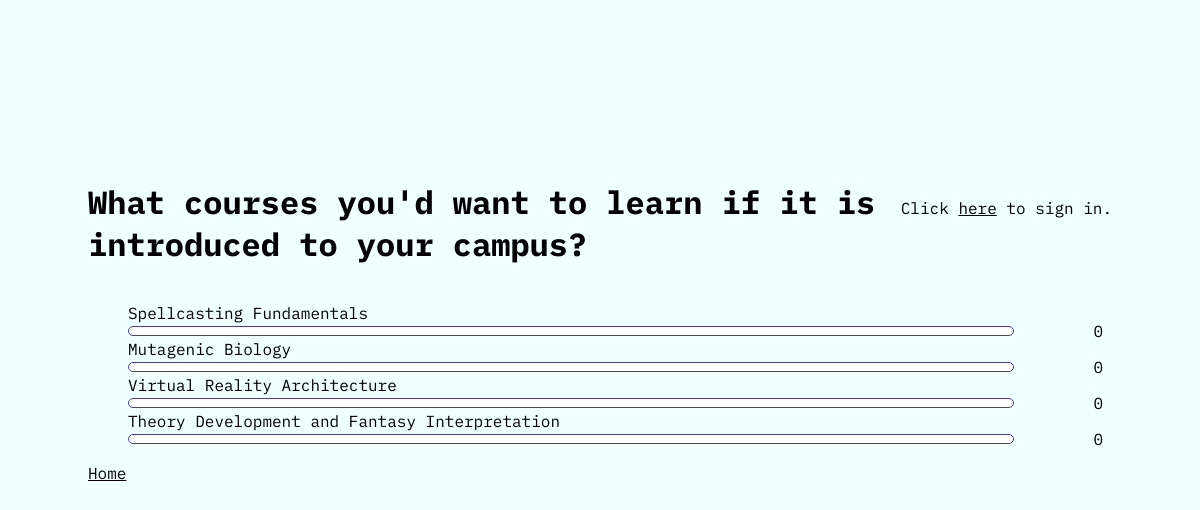
Screenshot of /polls/3/results/ with the database file from the repository.
### polls/models.py (models this page shows, shortened)
class Question(models.Model):
    question_text = models.CharField(max_length=280)
    publish_date = models.DateTimeField("date published")
    end_date = models.DateTimeField("date closed", default=None, null=True, blank=True)
    visibilty = models.BooleanField("poll visibility", default=True)
    def is_published(self):
        if not self.visibilty:
            return False
        return timezone.now() >= self.publish_date

class Choice(models.Model):
    question = models.ForeignKey(Question, on_delete=models.CASCADE)
    choice_text = models.CharField(max_length=80)
    @property
    def vote_count(self):
        return VoteData.objects.filter(choice=self).count()

### polls/views.py (the view)
# urls.py: path("<int:pk>/results/", views.ResultsView.as_view(), name="results"),
class ResultsView(generic.DetailView):
    model = Question
    template_name = "polls/results.html"
    def get_context_data(self, **kwargs):
        context = super().get_context_data(**kwargs)
        context["total_votes"] = sum(
            [c.vote_count for c in context["question"].choice_set.all()]
        )
        return context
    def get_queryset(self):
        return Question.objects.filter(id__in=get_published())

### polls/templatetags/util_tags.py (called while the page is built)
@register.filter
def integer(value):
    return str(int(value))

### polls/views.py (called while the page is built)
def get_published():
    questions = Question.objects.all()
    return [q.id for q in questions if q.is_published()]

### polls/templates/polls/results.html (shortened to what this page needs)
{% load static %}
{% load util_tags %}
<html lang="en_US">
<head>
    <link rel="stylesheet" href="{% static 'polls/style.css' %}">
    <link rel="stylesheet" href="{% static 'polls/results_style.css' %}">
</head>
<body>
    <div class="container">
        <div class="top">
            <h1>{{ question.question_text }}</h1>
            <span>
                {% if user.is_authenticated %}
                Hello, {{ user.username }}. Click <a href="/accounts/logout/">here</a> to sign out.
                {% else %}
                Click <a href="/accounts/login/">here</a> to sign in.
                {% endif %}
            </span>
        </div>
        <ul>
            {% for choice in question.choice_set.all %}
            <li>{{ choice.choice_text }}
                <div class="choice">
                    <div class="bar">
                        {% if choice.vote_count < 1 %}
                        {% include "polls/percentbar.html" with percentage=0 id=forloop.counter %}
                        {% else %}
                        {% with choice.vote_count|divide:total_votes as percent %}
                        {% include "polls/percentbar.html" with percentage=percent|multiply:100 id=forloop.counter %}
                        {% endwith %}
                        {% endif %}
                    </div>
                    <span class="votes">{{ choice.vote_count }}</span>
                </div>
            </li>
            {% endfor %}
        </ul>
        <a href="{% url 'polls:index' %}">Home</a>
    </div>
</body>
</html>

### polls/templates/polls/percentbar.html (shortened to what this page needs)
{% load util_tags %}
<div class="bg" title="{{ percentage|integer }}%">
</div>

### polls/static/polls/style.css (style rules this page uses)
body { font-family: 'IBM Plex Mono', monospace; background-color: azure; }
ul { list-style: none; }
a { color: black; }
div.container { margin: 10rem 5rem; }
div.top { display: flex; flex-direction: row; align-items: baseline; justify-content: space-between; }
div.top>h1 { flex-shrink: 1; }
div.top>span { flex-shrink: 0; text-align: right; }

### polls/static/polls/results_style.css (style rules this page uses)
div.choice { display: flex; width: 100%; height: 16px; align-items: center; }
div.bar { display: flex; width: 90%; }
span.votes { display: flex; justify-content: flex-end; margin-left: 5rem; }

### rows the page displays
Question: question_text "What courses you'd want to learn if it is introduced to your campus?"
Choice: choice_text "Spellcasting Fundamentals", vote_count "0"
Choice: choice_text "Mutagenic Biology", vote_count "0"
Choice: choice_text "Virtual Reality Architecture", vote_count "0"
Choice: choice_text "Theory Development and Fantasy Interpretation", vote_count "0"
